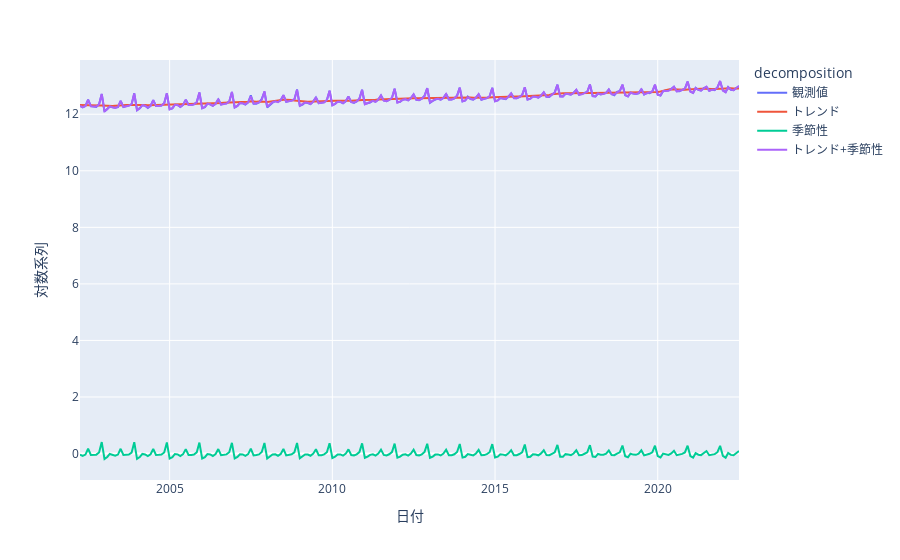

Write notebook code for a chart like this one.
### Code cell
estimated_states = result_base.smoothed_state
trend = estimated_states[0]
seasonal = estimated_states[1]

result_df = pd.DataFrame({
    '日付': df['label'],
    '観測値': df['y'],
    'トレンド': trend,
    'トレンド+季節性': trend+seasonal,
    '季節性': seasonal
})
result_df_melted = result_df.melt(
    id_vars='日付',
    var_name='decomposition',
    value_name='対数系列'
).sort_values(by='日付')

fig = px.line(
    data_frame = result_df_melted,
    x = '日付',
    y = '対数系列',
    color = 'decomposition'
)
fig.show()

### Figure 1 — Plotly figure (JSON) as saved in the notebook; plotly's stock layout.template omitted (floating-point values rounded to 4 significant figures; data arrays with more than 128 entries replaced by an {"elided": "..."} marker saying what was removed)
{"data": [{"hovertemplate": "decomposition=観測値<br>日付=%{x}<br>対数系列=%{y}<extra></extra>", "legendgroup": "観測値", "line": {"color": "#636efa", "dash": "solid"}, "marker": {"symbol": "circle"}, "mode": "lines", "name": "観測値", "orientation": "v", "showlegend": true, "type": "scatter", "x": {"elided": "244 str values"}, "xaxis": "x", "y": {"elided": "244 float values"}, "yaxis": "y"}, {"hovertemplate": "decomposition=トレンド<br>日付=%{x}<br>対数系列=%{y}<extra></extra>", "legendgroup": "トレンド", "line": {"color": "#EF553B", "dash": "solid"}, "marker": {"symbol": "circle"}, "mode": "lines", "name": "トレンド", "orientation": "v", "showlegend": true, "type": "scatter", "x": {"elided": "244 str values"}, "xaxis": "x", "y": {"elided": "244 float values"}, "yaxis": "y"}, {"hovertemplate": "decomposition=季節性<br>日付=%{x}<br>対数系列=%{y}<extra></extra>", "legendgroup": "季節性", "line": {"color": "#00cc96", "dash": "solid"}, "marker": {"symbol": "circle"}, "mode": "lines", "name": "季節性", "orientation": "v", "showlegend": true, "type": "scatter", "x": {"elided": "244 str values"}, "xaxis": "x", "y": {"elided": "244 float values"}, "yaxis": "y"}, {"hovertemplate": "decomposition=トレンド+季節性<br>日付=%{x}<br>対数系列=%{y}<extra></extra>", "legendgroup": "トレンド+季節性", "line": {"color": "#ab63fa", "dash": "solid"}, "marker": {"symbol": "circle"}, "mode": "lines", "name": "トレンド+季節性", "orientation": "v", "showlegend": true, "type": "scatter", "x": {"elided": "244 str values"}, "xaxis": "x", "y": {"elided": "244 float values"}, "yaxis": "y"}], "layout": {"legend": {"title": {"text": "decomposition"}, "tracegroupgap": 0}, "margin": {"t": 60}, "xaxis": {"anchor": "y", "domain": [0, 1], "title": {"text": "日付"}}, "yaxis": {"anchor": "x", "domain": [0, 1], "title": {"text": "対数系列"}}}}
